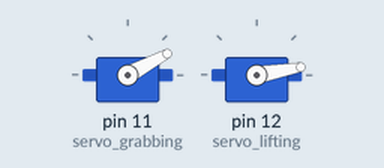
Simulated run of this sketch. Board: Arduino Uno, built with avr-gcc and run on an emulated ATmega328P. Parts: 2 × servo.

Above: at 0.1 s.
At 10.6 s:
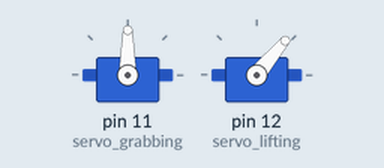
At 22.38 s:
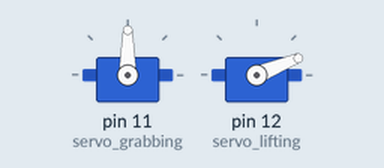
At 36.1 s:
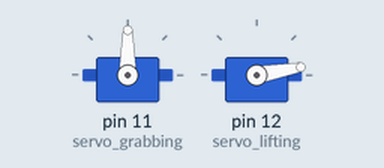
Timing chart, 0 to 40.0 s (numbered marks = the images above):
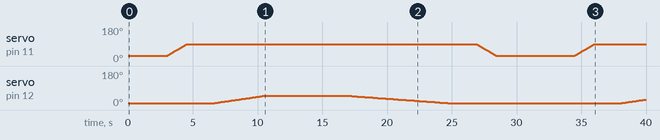

Measured:
- by itself, servo on pin 12 (servo_lifting): 10° → 11° at 6.7 s, → 12° 0.10 s later, → 13° 0.10 s later, → 14° 0.10 s later, … (99 changes in this stretch)

The sketch:

Arm_move.ino
```cpp
#include <Servo.h> // Include the Servo library

Servo servo_grabbing; // Create a servo object
Servo servo_lifting;

void setup() {
  servo_grabbing.attach(11); // Attach the servo to pin 9
  servo_lifting.attach(12);
}

void loop() {
  boxlift();
  boxdrop();

}
void boxlift(){
  servo_grabbing.write(28); // Set servo to 90 degrees (neutral position)
  servo_lifting.write(10);
  delay(3000);
  for(int i = 28; i<=(90); i++){
    servo_grabbing.write(i);
    delay(25);
  }
  delay(2000);

  for(int i = 10; i<=(50); i++){
    servo_lifting.write(i);
    delay(100);
  }
  delay(3000);

}
void boxdrop(){
  servo_grabbing.write(90); // Set servo to 90 degrees (neutral position)
  servo_lifting.write(50);
  delay(3000);
  for(int j = (50); j>=10; j--){
    servo_lifting.write(j);
    delay(200);

  }
  delay(2000);
  for(int j = (90); j>=28; j--){
    servo_grabbing.write(j);
    delay(25);

  }
  delay(3000);

}
```
